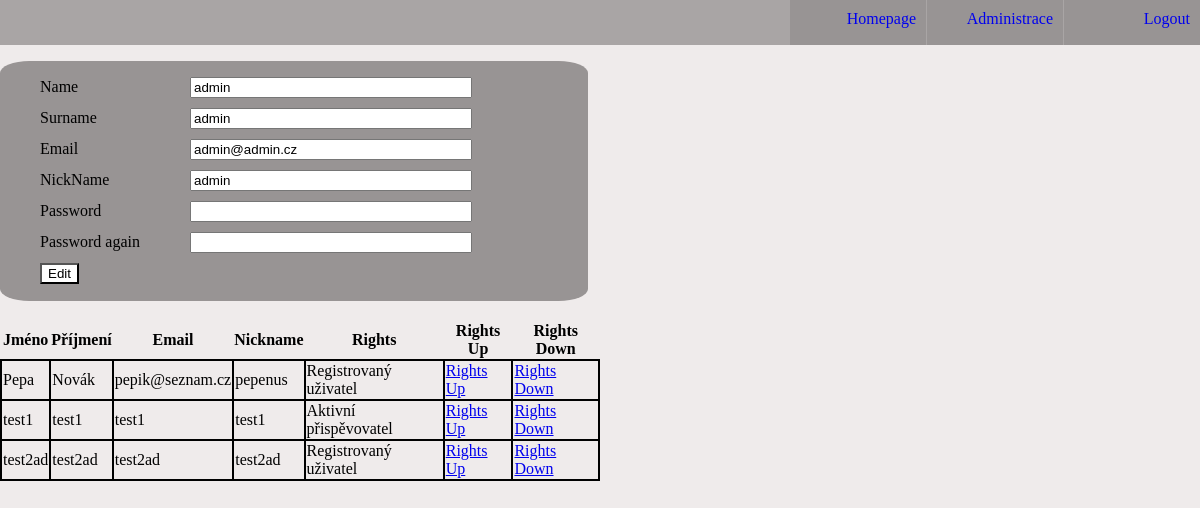
/AdministrationPage (signed in), run on the app's committed database.
### tables this page shows
CREATE TABLE IF NOT EXISTS `users` (
  `Id` int(11) NOT NULL AUTO_INCREMENT,
  `Name` varchar(35) NOT NULL,
  `Surname` varchar(35) NOT NULL,
  `Email` varchar(255) NOT NULL,
  `User_name` varchar(32) NOT NULL,
  `Password` text NOT NULL,
  `Rights` int(11) NOT NULL DEFAULT '3',
  PRIMARY KEY (`Id`)
);

### Data/User.php (called while the page is built, shortened)
<?php
class User implements Data
{
    private $id;
    private $name;
    private $surname;
    private $email;
    private $userName;
    private $rights;
    public function createUser($id, $name, $surname, $email, $userName, $password, $rights)
    {
        $this->id = $id;
        $this->name = $name;
        $this->surname = $surname;
        $this->email = $email;
        $this->userName = $userName;
        $this->rights = $rights;
    }
    public function getUserName()
    {
        return $this->userName;
    }
    public function getName()
    {
        return $this->name;
    }
    public function getSurname()
    {
        return $this->surname;
    }
    public function getEmail()
    {
        return $this->email;
    }
    public function getId()
    {
        return $this->id;
    }
    public function getRights()
    {
        return $this->rights;
    }
}

### Data/Users.php (called while the page is built, shortened)
<?php
require_once("User.php");
class Users implements Data
{
    private $pdo;
    public function __construct($pdo)
    {
        $this->pdo = $pdo;
    }
    public function loadUsers()
    {
        $pdo = $this->pdo->getPdo();
        $sql = "select id, name, surname, email, user_name, rights from users";
        $sth = $pdo->prepare($sql);
        $sth->execute() or die("Not able to load all users");
        $data = $sth->fetchAll();
        $users = array();
        foreach ($data as $item) {
            $user = new User($this->pdo);
            $user->createUser($item[0], $item[1], $item[2], $item[3], $item[4], "", $item[5]);
            $users[] = $user;
        }
        return $users;
    }
}

### View/AdministrationPage.php (the view, shortened to what this page needs)
<?php
require_once("SharedBlocks/Navigation.php");
class AdministrationPage implements View
{
    public function requireTemplate(array $data)
    {
        $css = "<link rel='stylesheet' href='/CSS/GlobalStyles.css' type='text/css'>
                <link rel='stylesheet' href='/CSS/Navigation.css' type='text/css'>
                <link rel='stylesheet' href='/CSS/AdministrationPage.css' type='text/css'>
                <link rel='stylesheet' href='/CSS/SignPage.css' type='text/css'>";
        $js = "<script src='/JS/AdministrationPage.js'></script>";
        $head = "<!DOCTYPE html>
                    <html lang=\"en\">
                        <head><meta charset=\"UTF-8\">
                            <title>Forum</title>$css </head>";
        $nav = new Navigation();
        $nav = $nav->returnTemplate();
        $divUsers = "";
        $tableUSers = "<table><thead><tr><th>Jméno</th><th>Příjmení</th><th>Email</th><th>Nickname</th><th>Rights</th><th>Rights Up</th><th>Rights Down</th></tr></thead><tbody>";
        for ($i = 0; $i < count($data); $i++) {
            if ($data[$i]->getId() == $_SESSION["userId"]) {
                $divUsers .= "<div class='registerBlock'>
                            <form method='post' action='/AdministrationPage.php/editUser'>
                                <ul>
                                    <li><label>Name</label><input type='text' name='name' value='" . $data[$i]->getName() . "'></li>
                                    <li><label>Surname</label><input type='text' name='surname' value='" . $data[$i]->getSurname() . "'></li>
                                    <li><label>Email</label><input type='text' name='email' value='" . $data[$i]->getEmail() . "'></li>
                                    <li><label>NickName</label><input type='text' name='nickName' value='" . $data[$i]->getUserName() . "'></li>
                                    <li><label>Password</label><input type='password' name='password'></li>
                                    <li><label>Password again</label><input type='password' name='passwordAgain'></li>
                                    <li><button>Edit</button></li>
                                </ul>
                            </form>
                          </div>";
            } else {
                $rights = $data[$i]->getRights();
                switch ($rights) {
                    case 2:
                        $rights = "Aktivní přispěvovatel";
                        break;
                    case 3:
                        $rights = "Registrovaný uživatel";
                        break;
                }
                $tableUSers .= "<tr><td>" . $data[$i]->getName() . "</td><td>" . $data[$i]->getSurname() . "</td><td>" . $data[$i]->getEmail() . "</td><td>" . $data[$i]->getUserName() . "</td><td>" . $rights . "</td><td><a href='/AdministrationPage.php/rightsDown/" . $data[$i]->getId() . "'>Rights Up</a></td><td><a href='/AdministrationPage.php/rightsUp/" . $data[$i]->getId() . "'>Rights Down</a></td></tr>";
            }
        }
        $tableUSers .= "</tbody></table";
        $template = $head . $js . $nav . $divUsers . $tableUSers . "</html>";
        return $template;
    }
}

### CSS/GlobalStyles.css (style rules this page uses)
button { background-color: white; }
li { list-style-type: none; }

### CSS/AdministrationPage.css (style rules this page uses)
table { clear: both; border-collapse: collapse; width: 50%; }
table td { border: black solid 2px }

### CSS/SignPage.css (style rules this page uses)
.loginBlock, .delimiterBlock, .registerBlock { float: left; }
label { width: 150px; display: inline-block; }
input { display: inline-block; width: 50%; margin-bottom: 10px; }
.loginBlock, .registerBlock { background-color: #989494; width: 49%; height: 240px; border-radius: 5%; }
.registerBlock { margin-bottom: 20px }

### data on the page
users: name "admin", surname "admin", email "admin@admin.cz", nickName "admin"
users: Name "Pepa", Surname "Novák", Email "pepik@seznam.cz", User_name "pepenus", Rights "Registrovaný uživatel"
users: Name "test1", Surname "test1", Email "test1", User_name "test1", Rights "Aktivní přispěvovatel"
users: Name "test2ad", Surname "test2ad", Email "test2ad", User_name "test2ad", Rights "Registrovaný uživatel"
